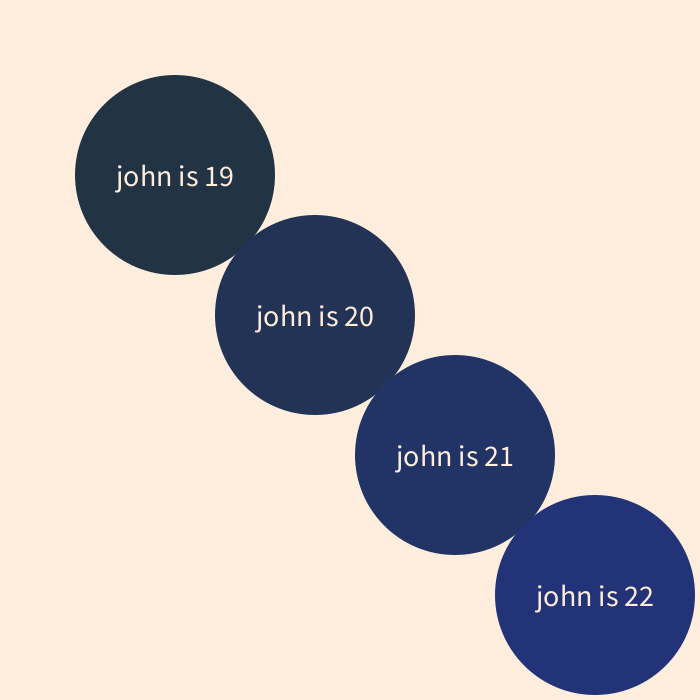
Frame 1 (no input)
Frame 60 (the mouse pressed at the canvas centre just before this capture): identical to frame 1, image omitted
Frame 120 (the mouse held since frame 60 and released just before this capture): identical to frame 1, image omitted

The Processing sketch that drew this single still picture (run headless with seeded random() and noise(); from frame 60 on, the mouse is pressed at the canvas centre):

// Processing sketch: text__data_unit2
// ── text__data_unit2.pde
//global delaration 
int age; 
color paper, darkink;
float circleSize;
PVector circlePosition;
String name = "john";

void setup(){
size(700,700);

 //global initialization
  paper = #ffeedd;
  
  circleSize = 200;
 
 
 background(paper);
 fill(darkink);
 noStroke();
 
}
void draw(){
background(paper);
circlePosition = new PVector(width * 0.25, height * 0.25);
age = 19;
darkink = #223344;

//draw a circle with words
 fill(darkink);
 noStroke();
 circle(circlePosition.x, circlePosition.y, circleSize);
 fill(paper);
 textSize(30);
 textAlign(CENTER,CENTER);
 text(name + " is " + age, circlePosition.x, circlePosition.y);
 
 age += 1;
 circlePosition.x += width * 0.2;
 circlePosition.y += width * 0.2;
 darkink = #223355;
 
 //draw a circle with words
 fill(darkink);
 noStroke();
 circle(circlePosition.x, circlePosition.y, circleSize);
 fill(paper);
 textSize(30);
 textAlign(CENTER,CENTER);
 text(name + " is " + age, circlePosition.x, circlePosition.y);
 
 age += 1;
 circlePosition.x += width * 0.2;
 circlePosition.y += width * 0.2;
 darkink = #223366;
 
 //draw a circle with words
 fill(darkink);
 noStroke();
 circle(circlePosition.x, circlePosition.y, circleSize);
 fill(paper);
 textSize(30);
 textAlign(CENTER,CENTER);
 text(name + " is " + age, circlePosition.x, circlePosition.y);
 
 age += 1;
 circlePosition.x += width * 0.2;
 circlePosition.y += width * 0.2;
 darkink = #223377;
 
 //draw a circle with words
 fill(darkink);
 noStroke();
 circle(circlePosition.x, circlePosition.y, circleSize);
 fill(paper);
 textSize(30);
 textAlign(CENTER,CENTER);
 text(name + " is " + age, circlePosition.x, circlePosition.y);
 
}
